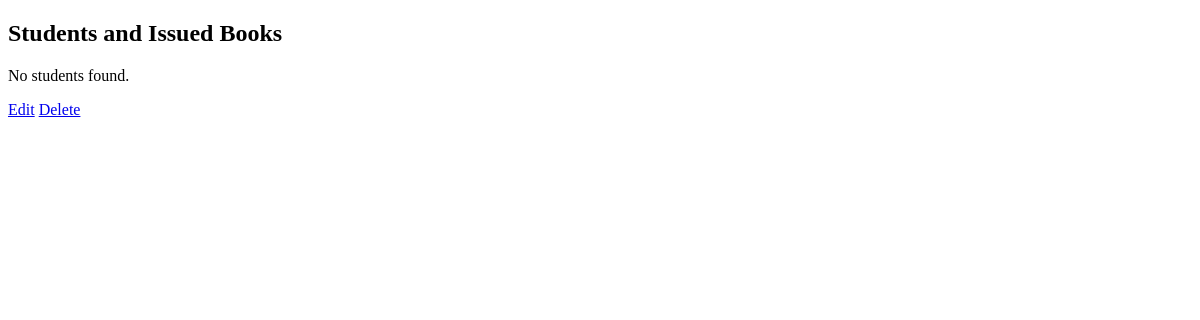
/library/students-books/, run on an earlier commit of the app's database.
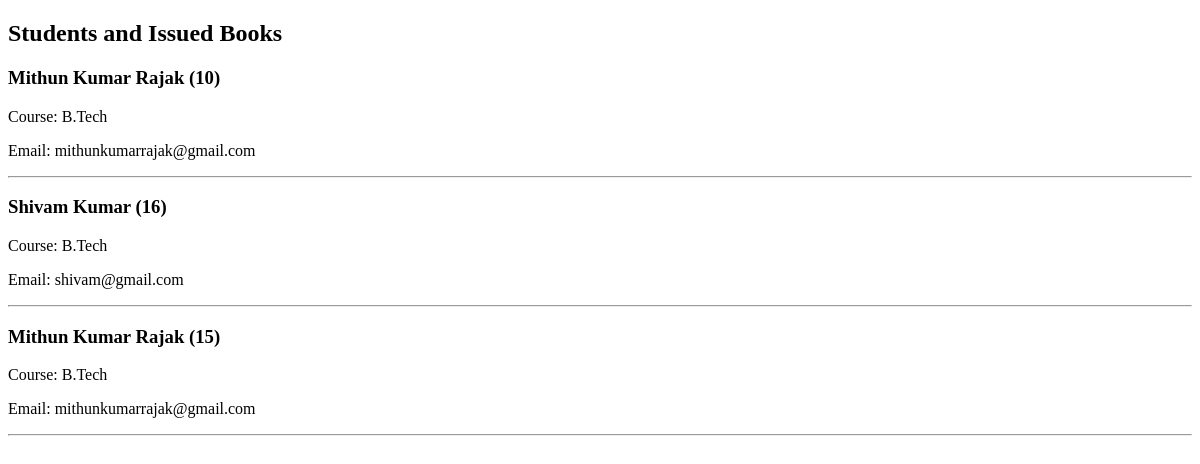
And on a later commit of the database.
### library/models.py (models this page shows, shortened)
class Student(models.Model):
    roll_no = models.IntegerField(unique=True)
    name = models.CharField(max_length=100)
    course = models.CharField(max_length=100)
    email = models.EmailField()

### library/views.py (the view)
# urls.py: path("students-books/", students_with_books, name="students_books"),
def students_with_books(request):
    students = Student.objects.prefetch_related('books')
    return render(request, "library/student_books.html", {"students": students})

### templates/library/student_books.html (shortened to what this page needs)
<!DOCTYPE html>
<html>
<head>
</head>
<body>
    <h2>Students and Issued Books</h2>
    {% for student in students %}
    <h3>{{ student.name }} ({{ student.roll_no }})</h3>
    <p>Course: {{ student.course }}</p>
    <p>Email: {{ student.email }}</p>
    <hr>
    {% empty %}
    <p>No students found.</p>
    <a href="{% url 'edit_book' book.id %}">Edit</a>
    <a href="{% url 'delete_book' book.id %}">Delete</a>
    {% endfor %}
</body>
</html>

What changed in the data, as far as the page shows it:
added Student: name "Mithun Kumar Rajak", roll_no "10", course "B.Tech", email "mithunkumarrajak@gmail.com"
added Student: name "Shivam Kumar", roll_no "16", course "B.Tech", email "shivam@gmail.com"
added Student: name "Mithun Kumar Rajak", roll_no "15", course "B.Tech", email "mithunkumarrajak@gmail.com"
Also different on the page:
text no longer shown: "No students found. Edit Delete"
